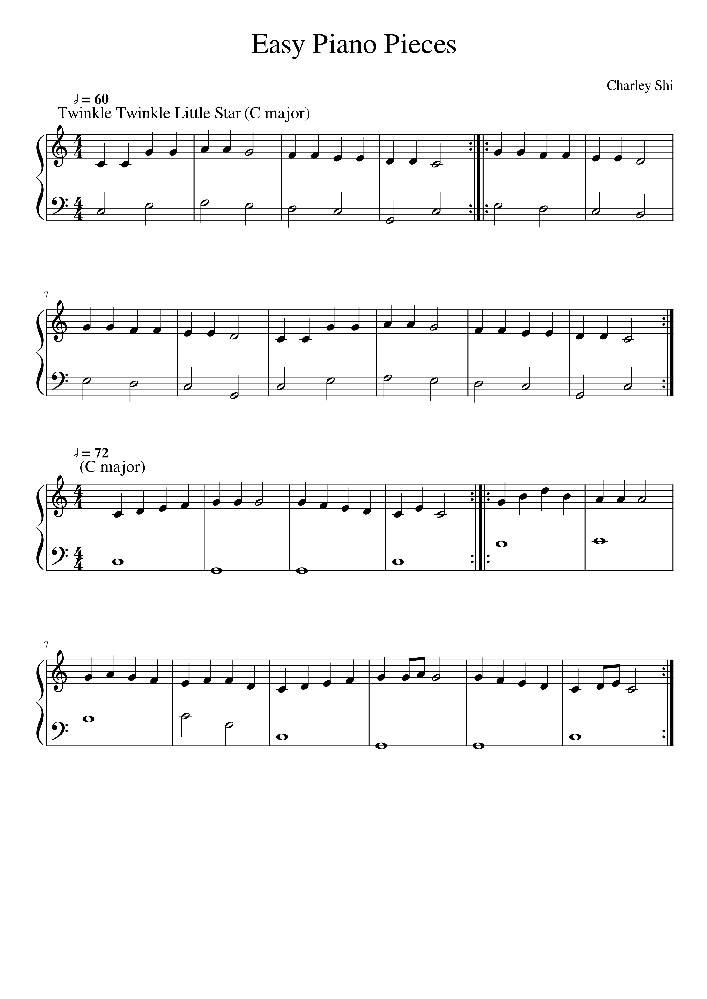
#> input picture resource/easy0.png, 707 x 999 px, shrunk from 2977 x 4208 before the run
$ python preprocessing.py
#> lines starting #> are read from the running program, lines starting #| are printed output that depends on the picture; after the words box and inside, x2 and y2 are one past the last pixel; in counts of white or black regions, pixels touching at a corner belong together
import cv2
import numpy as np
from matplotlib import pyplot as plt

# 이미지 불러오기
src = cv2.imread("./resource/easy0.png")
#> src is the input picture: shape (999, 707, 3); min 0, max 255, mean 245

# 그레이스케일 이미지 생성, 이진화, 가로 세로 정의
gray = cv2.cvtColor(src, cv2.COLOR_BGR2GRAY)
ret, gray = cv2.threshold(gray, 127, 255, cv2.THRESH_BINARY_INV | cv2.THRESH_OTSU)
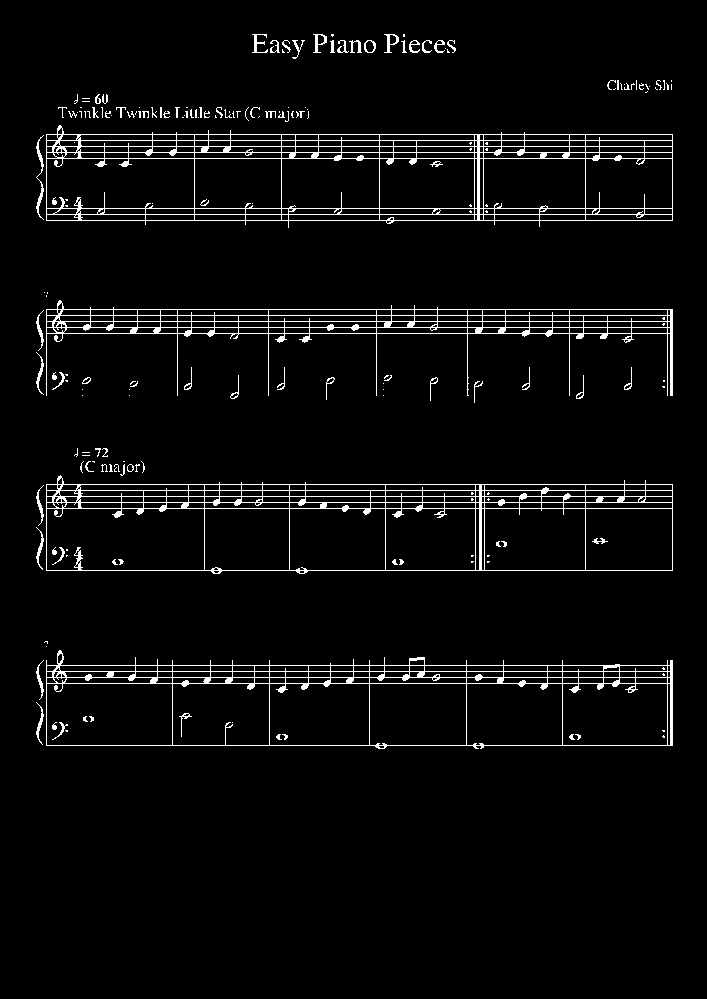
#> gray: shape (999, 707); 4% white in thin lines or dots, all inside (x1, y1, x2, y2) = (36, 34, 673, 749)
#> ret = 137
height, width = gray.shape
#> height = 999; width = 707

# 마스크 정의와 레이블링
mask = np.zeros(gray.shape, np.uint8)
cnt, labels, stats, centroids = cv2.connectedComponentsWithStats(gray)
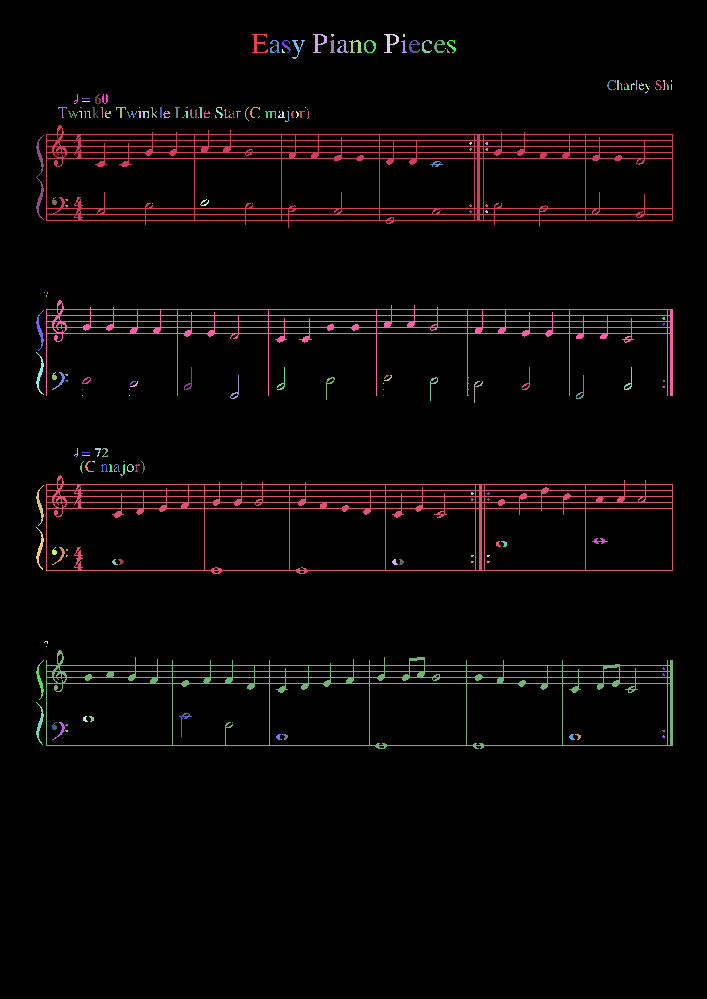
#> labels: shape (999, 707) int32; 208 distinct labels, from 0 to 207; one colour per label, 0 black
#> cnt = 208; stats = 208 rows, first 6: [0, 0, 707, 999, 678007], [252, 34, 16, 19, 110], [313, 34, 14, 19, 105], [331, 34, 3, 3, 7], [384, 34, 15, 19, 105], [403, 34, 2, 3, 6]; centroids = 208 pairs, first value 39.49 to 671, second value 34.71 to 736.7

# [6 lines of commented-out code are left out]

for i in range(1, cnt):
    x, y, w, h, area = stats[i]
    if w > width * 0.5:
        cv2.rectangle(mask, (x, y, w, h), (255, 255, 255), -1)
#> this loop made 207 passes
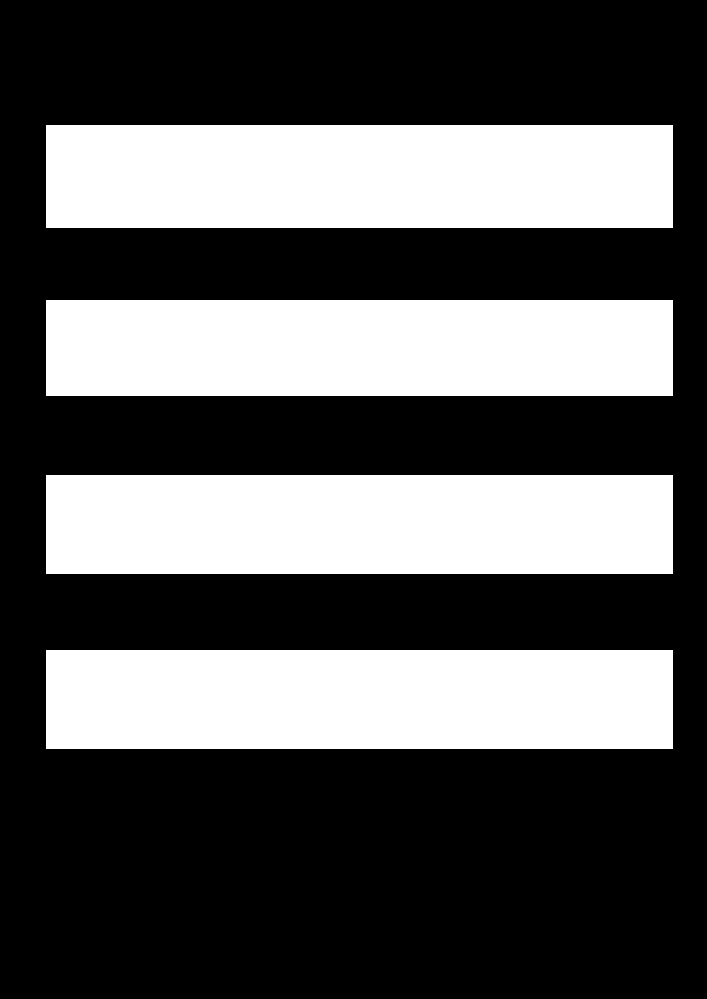
#> mask: shape (999, 707); 35.2% white; 4 white regions, box (x1, y1, x2, y2) and area: (46, 125, 673, 228) 64581, (46, 475, 673, 574) 62073, (46, 650, 673, 749) 62073, (46, 300, 673, 396) 60192

# 보표 추출
masked = cv2.bitwise_and(gray, mask)
#> masked: shape (999, 707); 3.6% white in thin lines or dots, all inside (x1, y1, x2, y2) = (46, 125, 673, 749)

# 오선 제거(히스토그램 방식)
staves = []
for row in range(height):
    pixels = 0
    for col in range(width):
        pixels += (masked[row][col] == 255)
    if pixels >= width * 0.5:
        if len(staves) == 0 or abs(staves[-1][0] + staves[-1][1] - row) > 1:
            staves.append([row, 0])
        else:
            staves[-1][1] += 1
#> after the loop, staves = [[134, 0], [140, 0], [146, 0], [152, 0], [158, 0], [208, 0], [214, 0], [220, 0], [309, 0], [315, 0], [321, 0], [327, 0], [333, 0], [484, 0], [490, 0], [496, 0], [502, 0], [508, 0], [570, 0], [665, 0], [671, 0], [677, 0], [683, 0], [745, 0]]

for staff in range(len(staves)):
    top_pixel = staves[staff][0]
    bot_pixel = staves[staff][0] + staves[staff][1]
    for col in range(width):
        if masked[top_pixel - 1][col] == 0 and masked[bot_pixel + 1][col] == 0:
            for row in range(top_pixel, bot_pixel + 1):
                masked[row][col] = 0
#> this loop made 24 passes
#> (top_pixel, bot_pixel) on passes 1 to 12: (134, 134), (140, 140), (146, 146), (152, 152), (158, 158), (208, 208), (214, 214), (220, 220), (309, 309), (315, 315), (321, 321), (327, 327)
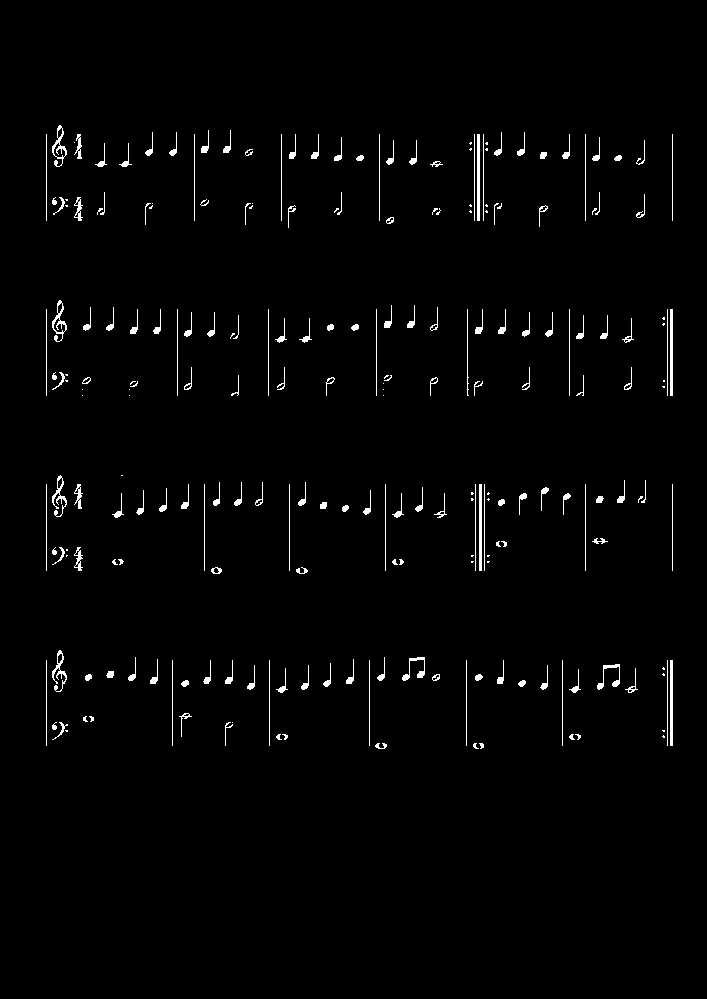
#> masked: shape (999, 707); 1.6% white; 233 white regions (64 under 20 px), largest, box (x1, y1, x2, y2) and area: (477, 134, 480, 221) 261, (670, 309, 673, 396) 261, (479, 484, 482, 571) 261

sta = []
for i in range(1, cnt):
    x, y, w, h, area = stats[i]
    if w > width * 0.5:
        y2= y+(h//2)
        roi1 = masked[y:y2, x:x+w]
        roi2 = masked[y2:y+h, x:x+w]
        sta.append(roi1)
        sta.append(roi2)
        # 객체 저장
        cv2.imwrite('save/1%s.PNG' %i, 255-roi1)
        print('save/1%s.PNG saved' %i)
        cv2.imwrite('save/2%s.PNG' %i, 255-roi2)
        print('save/2%s.PNG saved' %i)

# 보표 그래프 저장
j=1
histograms = []
for st in sta:
    height, width = st.shape
    histogram = np.zeros(width, np.uint8)

    for col in range(width-1):
        for row in range(height):
            if st[row, col] != 0:
                histogram[col] += 1
    histograms.append(histogram)
    plt.figure(figsize=(10, 5))
    plt.plot(histogram)
    # plt.show()
    plt.savefig('save/graph%s.PNG' %j)
    print('save/graph%s.PNG saved' %j)
    j+=1
#> this loop made 8 passes
#| save/graph1.PNG saved
#| save/graph2.PNG saved
#| save/graph3.PNG saved
#| save/graph4.PNG saved
#| save/graph5.PNG saved
#| save/graph6.PNG saved
#| save/graph7.PNG saved
#| save/graph8.PNG saved

j=1
for img in sta:
    height, width = img.shape

    # 구간 찾기
    cut_points = []
    start = None
    for x in range(width):
        if not img[:, x].any():
            if start is None:
                start = x
        else:
            if start is not None:
                if x - start >= int(width / 500):
                    cut_points.append((start, x))
                start = None

    if start is not None and x - start >= int(width / 500):
        cut_points.append((start, x))

    # 이미지 자르기
    cut_imgs = []
    last_end = 0
    for start, end in cut_points:
        cut_imgs.append(img[:, last_end:start])
        last_end = end

    if last_end < width:
        cut_imgs.append(img[:, last_end:])

    # 이미지 저장
    for i, cut_img in enumerate(cut_imgs):
        bordered_img = cv2.copyMakeBorder(cut_img, 20, 20, 50, 50, cv2.BORDER_CONSTANT, None, value=0)
        filename = f'save/{j}bordered_img_{i}.jpg'
        cv2.imwrite(filename, 255-bordered_img)
        print('save/%s.jpg saved' %filename)
    j+=1
#> this loop made 8 passes
#> (printed output is left out)
#> pass 1, `cv2.imwrite(filename, 255-bordered_img)`:
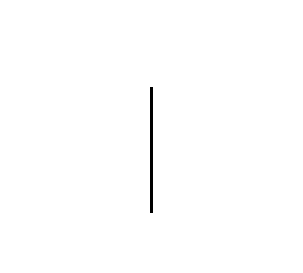
#> saved as 1bordered_img_0.jpg: shape (91, 101) (shown 3 times larger); 99.5% white; black in thin lines or dots, all inside (x1, y1, x2, y2) = (50, 29, 51, 71)
#> pass 1, `cv2.imwrite(filename, 255-bordered_img)`:
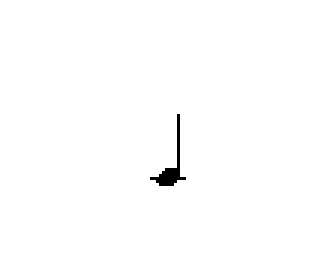
#> saved as 1bordered_img_3.jpg: shape (91, 112) (shown 3 times larger); 99.4% white; 1 black region, box (x1, y1, x2, y2) and area: (50, 38, 62, 62) 60
#> figure, not shown here; curve peaks at x = 0, y = 39
#> figure, not shown here; curve peaks at x = 0, y = 48
#> figure, not shown here; curve peaks at x = 0, y = 40
#> figure, not shown here; curve peaks at x = 0, y = 47
#> figure, not shown here; curve peaks at x = 0, y = 39
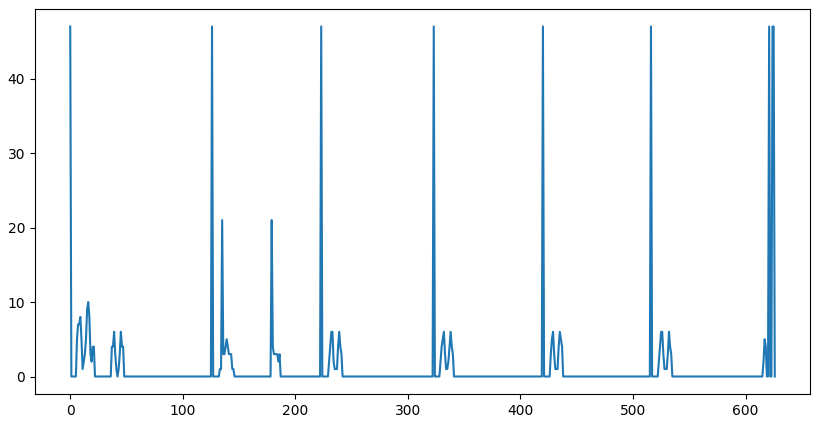
#> figure drawn by matplotlib, 1 panel; curve peaks at x = 0, y = 47
